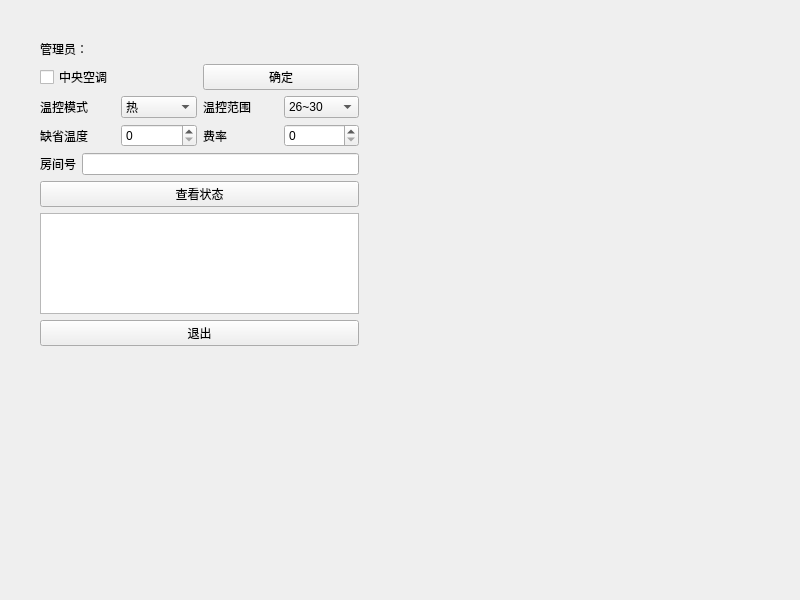
<?xml version="1.0" encoding="UTF-8"?>
<ui version="4.0">
 <class>Admin</class>
 <widget class="QMainWindow" name="Admin">
  <property name="geometry">
   <rect>
    <x>0</x>
    <y>0</y>
    <width>800</width>
    <height>600</height>
   </rect>
  </property>
  <property name="windowTitle">
   <string>MainWindow</string>
  </property>
  <widget class="QWidget" name="centralwidget">
   <widget class="QWidget" name="verticalLayoutWidget">
    <property name="geometry">
     <rect>
      <x>40</x>
      <y>40</y>
      <width>319</width>
      <height>306</height>
     </rect>
    </property>
    <layout class="QVBoxLayout" name="verticalLayout_3">
     <item>
      <widget class="QLabel" name="label_adminID_tag">
       <property name="text">
        <string>管理员：</string>
       </property>
      </widget>
     </item>
     <item>
      <layout class="QHBoxLayout" name="horizontalLayout_2">
       <item>
        <widget class="QCheckBox" name="checkBox_aricon">
         <property name="text">
          <string>中央空调</string>
         </property>
        </widget>
       </item>
       <item>
        <widget class="QPushButton" name="pushButton_changeAircon">
         <property name="text">
          <string>确定</string>
         </property>
        </widget>
       </item>
      </layout>
     </item>
     <item>
      <layout class="QGridLayout" name="gridLayout">
       <item row="0" column="1">
        <widget class="QComboBox" name="degreepattern">
         <item>
          <property name="text">
           <string>热</string>
          </property>
         </item>
         <item>
          <property name="text">
           <string>冷</string>
          </property>
         </item>
        </widget>
       </item>
       <item row="0" column="0">
        <widget class="QLabel" name="label">
         <property name="text">
          <string>温控模式</string>
         </property>
        </widget>
       </item>
       <item row="0" column="2">
        <widget class="QLabel" name="label_2">
         <property name="text">
          <string>温控范围</string>
         </property>
        </widget>
       </item>
       <item row="0" column="3">
        <widget class="QComboBox" name="degreelimit">
         <item>
          <property name="text">
           <string>26~30</string>
          </property>
         </item>
         <item>
          <property name="text">
           <string>18~26</string>
          </property>
         </item>
        </widget>
       </item>
       <item row="1" column="0">
        <widget class="QLabel" name="label_3">
         <property name="text">
          <string>缺省温度</string>
         </property>
        </widget>
       </item>
       <item row="1" column="1">
        <widget class="QSpinBox" name="defaultdegree"/>
       </item>
       <item row="1" column="2">
        <widget class="QLabel" name="label_4">
         <property name="text">
          <string>费率</string>
         </property>
        </widget>
       </item>
       <item row="1" column="3">
        <widget class="QSpinBox" name="feerate"/>
       </item>
      </layout>
     </item>
     <item>
      <layout class="QHBoxLayout" name="horizontalLayout">
       <item>
        <widget class="QLabel" name="label_roomID">
         <property name="text">
          <string>房间号</string>
         </property>
        </widget>
       </item>
       <item>
        <widget class="QLineEdit" name="lineEdit_roomID"/>
       </item>
      </layout>
     </item>
     <item>
      <widget class="QPushButton" name="pushButton_check_state">
       <property name="text">
        <string>查看状态</string>
       </property>
      </widget>
     </item>
     <item>
      <widget class="QTextBrowser" name="textBrowser"/>
     </item>
     <item>
      <widget class="QPushButton" name="pushButton_quit">
       <property name="text">
        <string>退出</string>
       </property>
      </widget>
     </item>
    </layout>
   </widget>
  </widget>
 </widget>
 <resources/>
 <connections/>
</ui>
